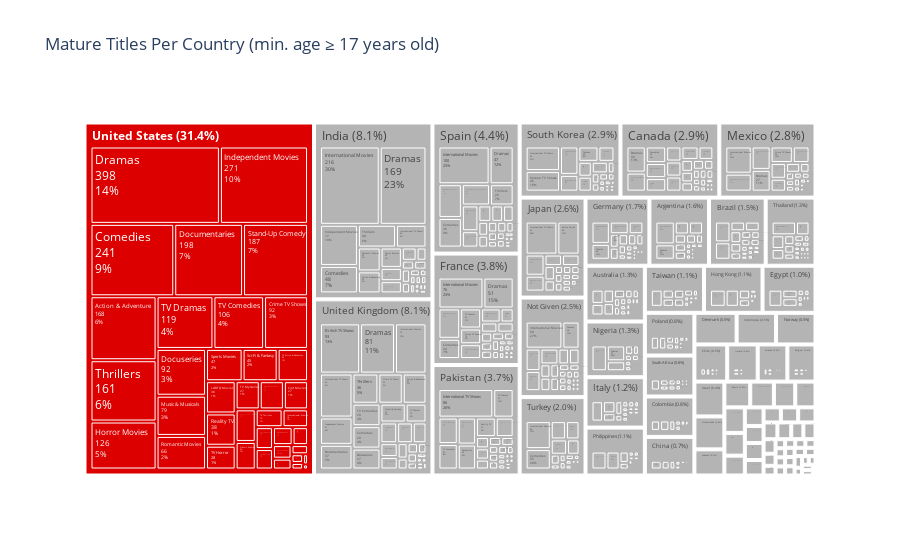

The notebook cell saved with this chart:
### Markdown cell above
Über alles gesehen dominieren die United States zweifelsohne die Produktion der Mature/Adult Filme. Dies beeinflusst das Netflix-Universum auf jeden Fall sehr stark im Bereich Mature-Content. Aber liegt das wirklich einfach daran, dass Holywood sich strategisch eher auf älteres Publikum fokussiert?

### Code cell
import plotly.express as px

# Datensatz filtern
min_age = 17
df_mature = df_netflix.query('rating_age >= @min_age')
df_mature_exp = df_mature.explode('genres_list')

# Nur gültige Einträge
df_mature_exp = df_mature_exp.dropna(subset=["country", "genres_list"])

# Top-Land bestimmen
country_counts = df_mature_exp['country'].value_counts()
top_country = country_counts.index[0]
total_titles = country_counts.sum()

# Anteil berechnen
country_percent = (country_counts / total_titles * 100).round(1)

# Optional: neues Label mit Anteil erstellen
df_mature_exp['country_label'] = df_mature_exp['country'].apply(
    lambda c: f"{c} ({country_percent[c]}%)" if c in country_percent else c
)

# Farbdict erstellen
color_map = {c: "rgb(220,0,0)" if c == top_country else "rgb(180,180,180)"
             for c in df_mature_exp["country"].unique()}

fig = px.treemap(
    df_mature_exp,
    path=["country_label", "genres_list"],
    color="country",
    color_discrete_map=color_map,
    title=f"Mature Titles Per Country (min. age > {min_age} years old)"
)

# Top-Country fett darstellen
fig.update_traces(
    texttemplate="%{label}",  # Label bleibt gleich
    selector=dict(type='treemap')
)

# Labels fett für das Top-Country
# Dazu kann man in df_mature_exp ein spezielles HTML-Tag verwenden
df_mature_exp['country_label_html'] = df_mature_exp['country_label'].apply(
    lambda x: f"<b>{x}</b>" if top_country in x else x
)

fig = px.treemap(
    df_mature_exp,
    path=["country_label_html", "genres_list"],
    color="country",
    color_discrete_map=color_map,
    title=f"Mature Titles Per Country (min. age ≥ {min_age} years old)"
)

fig.update_traces(
    textinfo="label+value+percent parent",
)

fig.show()

### Figure 1 — Plotly figure (JSON) as saved in the notebook; plotly's stock layout.template omitted (floating-point values rounded to 4 significant figures; data arrays with more than 128 entries replaced by an {"elided": "..."} marker saying what was removed)
{"data": [{"branchvalues": "total", "customdata": {"elided": "978x1 str values"}, "domain": {"x": [0, 1], "y": [0, 1]}, "hovertemplate": "labels=%{label}<br>count=%{value}<br>parent=%{parent}<br>id=%{id}<br>country=%{customdata[0]}<extra></extra>", "ids": {"elided": "978 str values"}, "labels": {"elided": "978 str values"}, "marker": {"colors": {"elided": "978 str values"}}, "name": "", "parents": {"elided": "978 str values"}, "textinfo": "label+value+percent parent", "type": "treemap", "values": {"elided": "978 int values"}}], "layout": {"legend": {"tracegroupgap": 0}, "title": {"text": "Mature Titles Per Country (min. age ≥ 17 years old)"}}}
